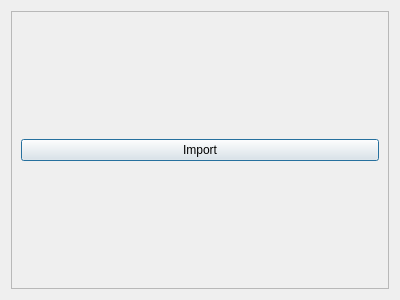
<?xml version="1.0" encoding="UTF-8"?>
<ui version="4.0">
 <class>AddSWFs</class>
 <widget class="QDialog" name="AddSWFs">
  <property name="geometry">
   <rect>
    <x>0</x>
    <y>0</y>
    <width>400</width>
    <height>300</height>
   </rect>
  </property>
  <property name="windowTitle">
   <string>Import SWF files</string>
  </property>
  <layout class="QVBoxLayout" name="verticalLayout">
   <item>
    <widget class="QScrollArea" name="scrollArea">
     <property name="widgetResizable">
      <bool>true</bool>
     </property>
     <widget class="QWidget" name="scrollAreaWidgetContents">
      <property name="geometry">
       <rect>
        <x>0</x>
        <y>0</y>
        <width>386</width>
        <height>286</height>
       </rect>
      </property>
      <layout class="QVBoxLayout" name="verticalLayout_2">
       <item>
        <widget class="QPushButton" name="importB">
         <property name="text">
          <string>Import</string>
         </property>
        </widget>
       </item>
      </layout>
     </widget>
    </widget>
   </item>
  </layout>
 </widget>
 <resources/>
 <connections/>
</ui>
